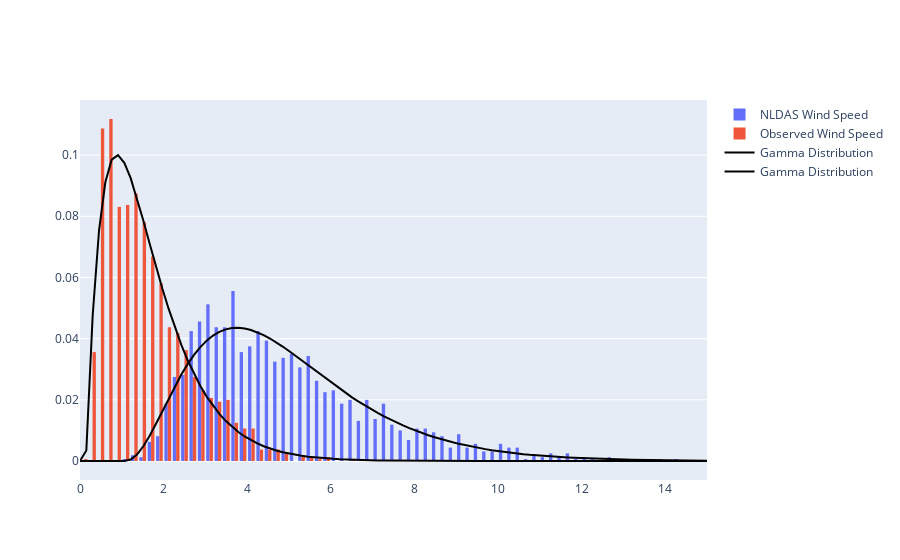

The cell this chart's notebook holds for it:
### Code cell
# plot the gamma distribution
fig = go.Figure()
# add a histogram of the data
fig.add_trace(go.Histogram(
    x=merged_wind['nldas_wind_spd'],
    name='NLDAS Wind Speed',
    histnorm='probability'
))
# add a histogram of the data
fig.add_trace(go.Histogram(
    x=merged_wind['value'],
    name='Observed Wind Speed',
    histnorm='probability'
))
# add a gamma distribution
x = np.linspace(0, 15, 100)
y = stats.gamma.pdf(x, shape_1, loc_1, scale_1)/5
fig.add_trace(go.Scatter(
    x=x,
    y=y,
    mode='lines',
    name='Gamma Distribution',
    line=dict(
        color='black',
        width=2
    )
))

# add a gamma distribution
x = np.linspace(0, 15, 100)
y = stats.gamma.pdf(x, shape_2, loc_2, scale_2)/5
fig.add_trace(go.Scatter(
    x=x,
    y=y,
    mode='lines',
    name='Gamma Distribution',
    line=dict(
        color='black',
        width=2
    )
))
